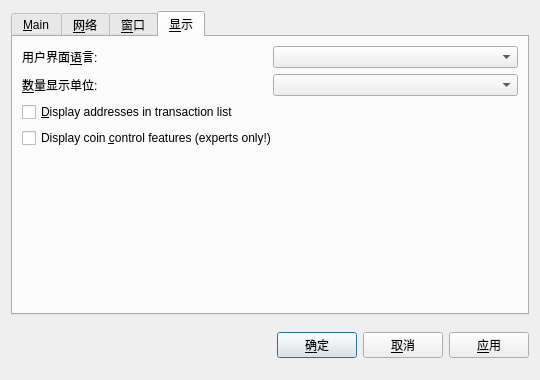
<?xml version="1.0" encoding="UTF-8"?>
<ui version="4.0">
 <class>OptionsDialog</class>
 <widget class="QDialog" name="OptionsDialog">
  <property name="geometry">
   <rect>
    <x>0</x>
    <y>0</y>
    <width>540</width>
    <height>380</height>
   </rect>
  </property>
  <property name="windowTitle">
   <string>Options</string>
  </property>
  <property name="modal">
   <bool>true</bool>
  </property>
  <layout class="QVBoxLayout" name="verticalLayout">
   <item>
    <widget class="QTabWidget" name="tabWidget">
     <property name="tabPosition">
      <enum>QTabWidget::North</enum>
     </property>
     <property name="currentIndex">
      <number>3</number>
     </property>
     <widget class="QWidget" name="tabMain">
      <attribute name="title">
       <string>&amp;Main</string>
      </attribute>
      <layout class="QVBoxLayout" name="verticalLayout_Main">
       <item>
        <widget class="QLabel" name="transactionFeeInfoLabel">
         <property name="text">
          <string>Optional transaction fee per kB that helps make sure your transactions are processed quickly. Most transactions are 1 kB.</string>
         </property>
         <property name="textFormat">
          <enum>Qt::PlainText</enum>
         </property>
         <property name="wordWrap">
          <bool>true</bool>
         </property>
        </widget>
       </item>
       <item>
        <layout class="QHBoxLayout" name="horizontalLayout_1_Main">
         <item>
          <widget class="QLabel" name="transactionFeeLabel">
           <property name="text">
            <string>Pay transaction &amp;fee</string>
           </property>
           <property name="textFormat">
            <enum>Qt::PlainText</enum>
           </property>
           <property name="buddy">
            <cstring>transactionFee</cstring>
           </property>
          </widget>
         </item>
         <item>
          <widget class="BitcoinAmountField" name="transactionFee"/>
         </item>
         <item>
          <spacer name="horizontalSpacer_1_Main">
           <property name="orientation">
            <enum>Qt::Horizontal</enum>
           </property>
           <property name="sizeHint" stdset="0">
            <size>
             <width>40</width>
             <height>20</height>
            </size>
           </property>
          </spacer>
         </item>
        </layout>
       </item>
       <item>
        <widget class="QCheckBox" name="bitcoinAtStartup">
         <property name="toolTip">
          <string>Automatically start Jtccoin after logging in to the system.</string>
         </property>
         <property name="text">
          <string>&amp;Start Jtccoin on system login</string>
         </property>
        </widget>
       </item>
       <item>
        <spacer name="verticalSpacer_Main">
         <property name="orientation">
          <enum>Qt::Vertical</enum>
         </property>
         <property name="sizeHint" stdset="0">
          <size>
           <width>20</width>
           <height>40</height>
          </size>
         </property>
        </spacer>
       </item>
       <item>
        <layout class="QHBoxLayout" name="horizontalLayout_2_Main">
         <item>
          <spacer name="horizontalSpacer_2_Main">
           <property name="orientation">
            <enum>Qt::Horizontal</enum>
           </property>
           <property name="sizeHint" stdset="0">
            <size>
             <width>40</width>
             <height>20</height>
            </size>
           </property>
          </spacer>
         </item>
         <item>
          <widget class="QPushButton" name="resetButton">
           <property name="toolTip">
            <string>Reset all client options to default.</string>
           </property>
           <property name="text">
            <string>&amp;Reset Options</string>
           </property>
           <property name="autoDefault">
            <bool>false</bool>
           </property>
          </widget>
         </item>
        </layout>
       </item>
      </layout>
     </widget>
     <widget class="QWidget" name="tabNetwork">
      <attribute name="title">
       <string>&amp;网络</string>
      </attribute>
      <layout class="QVBoxLayout" name="verticalLayout_Network">
       <item>
        <widget class="QCheckBox" name="mapPortUpnp">
         <property name="toolTip">
          <string>Automatically open the Jtccoin client port on the router. This only works when your router supports UPnP and it is enabled.</string>
         </property>
         <property name="text">
          <string>Map port using &amp;UPnP</string>
         </property>
        </widget>
       </item>
       <item>
        <widget class="QCheckBox" name="connectSocks">
         <property name="toolTip">
          <string>Connect to the Jtccoin network through a SOCKS proxy (e.g. when connecting through Tor).</string>
         </property>
         <property name="text">
          <string>&amp;Connect through SOCKS proxy:</string>
         </property>
        </widget>
       </item>
       <item>
        <layout class="QHBoxLayout" name="horizontalLayout_Network">
         <item>
          <widget class="QLabel" name="proxyIpLabel">
           <property name="text">
            <string>Proxy &amp;IP:</string>
           </property>
           <property name="textFormat">
            <enum>Qt::PlainText</enum>
           </property>
           <property name="buddy">
            <cstring>proxyIp</cstring>
           </property>
          </widget>
         </item>
         <item>
          <widget class="QValidatedLineEdit" name="proxyIp">
           <property name="maximumSize">
            <size>
             <width>140</width>
             <height>16777215</height>
            </size>
           </property>
           <property name="toolTip">
            <string>IP address of the proxy (e.g. 127.0.0.1)</string>
           </property>
          </widget>
         </item>
         <item>
          <widget class="QLabel" name="proxyPortLabel">
           <property name="text">
            <string>&amp;Port:</string>
           </property>
           <property name="textFormat">
            <enum>Qt::PlainText</enum>
           </property>
           <property name="buddy">
            <cstring>proxyPort</cstring>
           </property>
          </widget>
         </item>
         <item>
          <widget class="QLineEdit" name="proxyPort">
           <property name="maximumSize">
            <size>
             <width>55</width>
             <height>16777215</height>
            </size>
           </property>
           <property name="toolTip">
            <string>Port of the proxy (e.g. 9050)</string>
           </property>
          </widget>
         </item>
         <item>
          <widget class="QLabel" name="socksVersionLabel">
           <property name="text">
            <string>SOCKS &amp;Version:</string>
           </property>
           <property name="textFormat">
            <enum>Qt::PlainText</enum>
           </property>
           <property name="buddy">
            <cstring>socksVersion</cstring>
           </property>
          </widget>
         </item>
         <item>
          <widget class="QValueComboBox" name="socksVersion">
           <property name="toolTip">
            <string>SOCKS version of the proxy (e.g. 5)</string>
           </property>
          </widget>
         </item>
         <item>
          <spacer name="horizontalSpacer_Network">
           <property name="orientation">
            <enum>Qt::Horizontal</enum>
           </property>
           <property name="sizeHint" stdset="0">
            <size>
             <width>40</width>
             <height>20</height>
            </size>
           </property>
          </spacer>
         </item>
        </layout>
       </item>
       <item>
        <spacer name="verticalSpacer_Network">
         <property name="orientation">
          <enum>Qt::Vertical</enum>
         </property>
         <property name="sizeHint" stdset="0">
          <size>
           <width>20</width>
           <height>40</height>
          </size>
         </property>
        </spacer>
       </item>
      </layout>
     </widget>
     <widget class="QWidget" name="tabWindow">
      <attribute name="title">
       <string>&amp;窗口</string>
      </attribute>
      <layout class="QVBoxLayout" name="verticalLayout_Window">
       <item>
        <widget class="QCheckBox" name="minimizeToTray">
         <property name="toolTip">
          <string>Show only a tray icon after minimizing the window.</string>
         </property>
         <property name="text">
          <string>&amp;Minimize to the tray instead of the taskbar</string>
         </property>
        </widget>
       </item>
       <item>
        <widget class="QCheckBox" name="minimizeOnClose">
         <property name="toolTip">
          <string>Minimize instead of exit the application when the window is closed. When this option is enabled, the application will be closed only after selecting Quit in the menu.</string>
         </property>
         <property name="text">
          <string>M&amp;inimize on close</string>
         </property>
        </widget>
       </item>
       <item>
        <spacer name="verticalSpacer_Window">
         <property name="orientation">
          <enum>Qt::Vertical</enum>
         </property>
         <property name="sizeHint" stdset="0">
          <size>
           <width>20</width>
           <height>40</height>
          </size>
         </property>
        </spacer>
       </item>
      </layout>
     </widget>
     <widget class="QWidget" name="tabDisplay">
      <attribute name="title">
       <string>&amp;显示</string>
      </attribute>
      <layout class="QVBoxLayout" name="verticalLayout_Display">
       <item>
        <layout class="QHBoxLayout" name="horizontalLayout_1_Display">
         <item>
          <widget class="QLabel" name="langLabel">
           <property name="text">
            <string>用户界面&amp;语言:</string>
           </property>
           <property name="textFormat">
            <enum>Qt::PlainText</enum>
           </property>
           <property name="buddy">
            <cstring>lang</cstring>
           </property>
          </widget>
         </item>
         <item>
          <widget class="QValueComboBox" name="lang">
           <property name="toolTip">
            <string>The user interface language can be set here. This setting will take effect after restarting Jtccoin.</string>
           </property>
          </widget>
         </item>
        </layout>
       </item>
       <item>
        <layout class="QHBoxLayout" name="horizontalLayout_2_Display">
         <item>
          <widget class="QLabel" name="unitLabel">
           <property name="text">
            <string>&amp;数量显示单位:</string>
           </property>
           <property name="textFormat">
            <enum>Qt::PlainText</enum>
           </property>
           <property name="buddy">
            <cstring>unit</cstring>
           </property>
          </widget>
         </item>
         <item>
          <widget class="QValueComboBox" name="unit">
           <property name="toolTip">
            <string>Choose the default subdivision unit to show in the interface and when sending coins.</string>
           </property>
          </widget>
         </item>
        </layout>
       </item>
       <item>
        <widget class="QCheckBox" name="displayAddresses">
         <property name="toolTip">
          <string>Whether to show Jtccoin addresses in the transaction list or not.</string>
         </property>
         <property name="text">
          <string>&amp;Display addresses in transaction list</string>
         </property>
        </widget>
       </item>
       <item>
        <widget class="QCheckBox" name="coinControlFeatures">
         <property name="toolTip">
          <string>Whether to show coin control features or not.</string>
         </property>
         <property name="text">
          <string>Display coin &amp;control features (experts only!)</string>
         </property>
        </widget>
       </item>
       <item>
        <spacer name="verticalSpacer_Display">
         <property name="orientation">
          <enum>Qt::Vertical</enum>
         </property>
         <property name="sizeHint" stdset="0">
          <size>
           <width>20</width>
           <height>40</height>
          </size>
         </property>
        </spacer>
       </item>
      </layout>
     </widget>
    </widget>
   </item>
   <item>
    <layout class="QHBoxLayout" name="horizontalLayout_Buttons">
     <item>
      <spacer name="horizontalSpacer_1">
       <property name="orientation">
        <enum>Qt::Horizontal</enum>
       </property>
       <property name="sizeHint" stdset="0">
        <size>
         <width>40</width>
         <height>48</height>
        </size>
       </property>
      </spacer>
     </item>
     <item>
      <widget class="QLabel" name="statusLabel">
       <property name="font">
        <font>
         <weight>75</weight>
         <bold>true</bold>
        </font>
       </property>
       <property name="text">
        <string/>
       </property>
       <property name="textFormat">
        <enum>Qt::PlainText</enum>
       </property>
       <property name="wordWrap">
        <bool>true</bool>
       </property>
      </widget>
     </item>
     <item>
      <spacer name="horizontalSpacer_2">
       <property name="orientation">
        <enum>Qt::Horizontal</enum>
       </property>
       <property name="sizeHint" stdset="0">
        <size>
         <width>40</width>
         <height>48</height>
        </size>
       </property>
      </spacer>
     </item>
     <item>
      <widget class="QPushButton" name="okButton">
       <property name="text">
        <string>&amp;确定</string>
       </property>
      </widget>
     </item>
     <item>
      <widget class="QPushButton" name="cancelButton">
       <property name="text">
        <string>&amp;取消</string>
       </property>
       <property name="autoDefault">
        <bool>false</bool>
       </property>
      </widget>
     </item>
     <item>
      <widget class="QPushButton" name="applyButton">
       <property name="text">
        <string>&amp;应用</string>
       </property>
       <property name="autoDefault">
        <bool>false</bool>
       </property>
      </widget>
     </item>
    </layout>
   </item>
  </layout>
 </widget>
 <customwidgets>
  <customwidget>
   <class>BitcoinAmountField</class>
   <extends>QSpinBox</extends>
   <header>bitcoinamountfield.h</header>
   <container>1</container>
  </customwidget>
  <customwidget>
   <class>QValueComboBox</class>
   <extends>QComboBox</extends>
   <header>qvaluecombobox.h</header>
  </customwidget>
  <customwidget>
   <class>QValidatedLineEdit</class>
   <extends>QLineEdit</extends>
   <header>qvalidatedlineedit.h</header>
  </customwidget>
 </customwidgets>
 <resources/>
 <connections/>
</ui>
